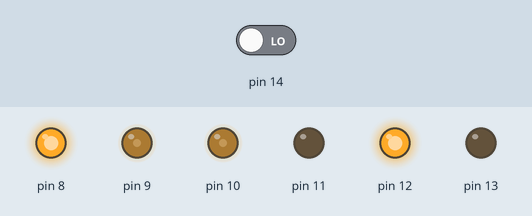
Simulated run of this sketch. Board: Arduino Uno, built with avr-gcc and run on an emulated ATmega328P. On the bench: output pins drawn as LEDs (lit = HIGH). The inputs (shaded band) are chosen by the test bench; at power-on: pin 14 LOW. What the sketch prints to the serial monitor is not drawn.

Above: at 0.05 s.
At 4.0 s:
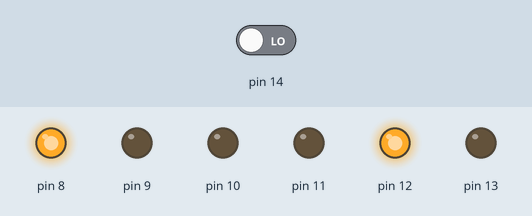
Timing chart, 0 to 4.6 s (numbered marks = the images above):
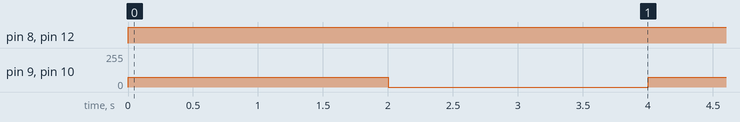

Measured:
- by itself, pin 8, pin 12: LOW → HIGH at 0.00 s
- by itself, pin 9, pin 10: alternates 73/255 for 2.0 s and 0/255 for 2.0 s

The sketch:

EDU_01_SHIELDBOT_EXEMPLE_SIMPLE.ino
```cpp
#include <Shieldbot.h>
Shieldbot monBot = Shieldbot();

void setup(){
  monBot.brancher();
  Serial.begin(9600);
}

void loop(){
  monBot.avancer();
  delay(2000);
  monBot.stopper();
  delay(2000);
  Serial.println(monBot.lire("S1"));
  //monBot.reculer();
  //delay(2000);
  //monBot.pivoter("droite");
  //delay(2000);
  //monBot.pivoter("gauche");
  //delay(2000);

}
```
